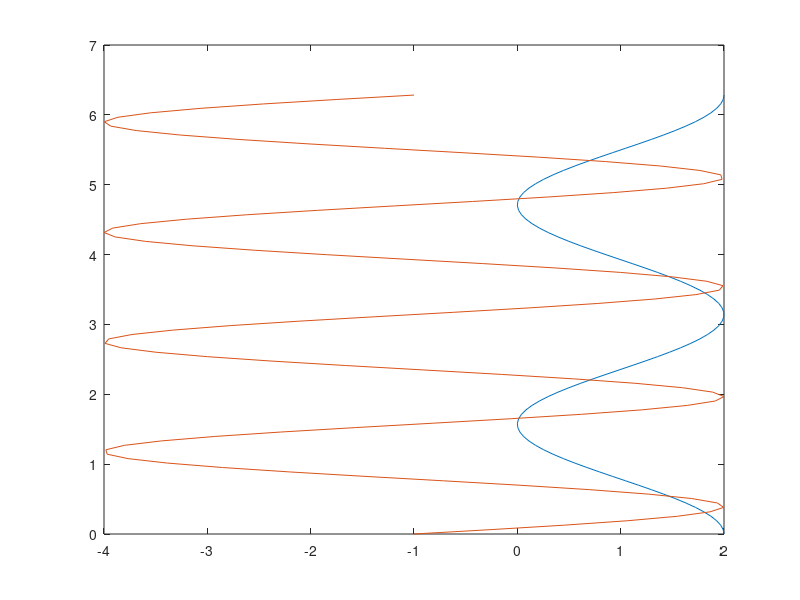

The MATLAB script that drew this image:
%% varaible
N = 100
t = linspace(0,2*pi,N);

x = 1 + cos(2*t);
y = -1 + 3*sin(4*t);

%%function

plot(x,t);
hold on
plot(y,t);